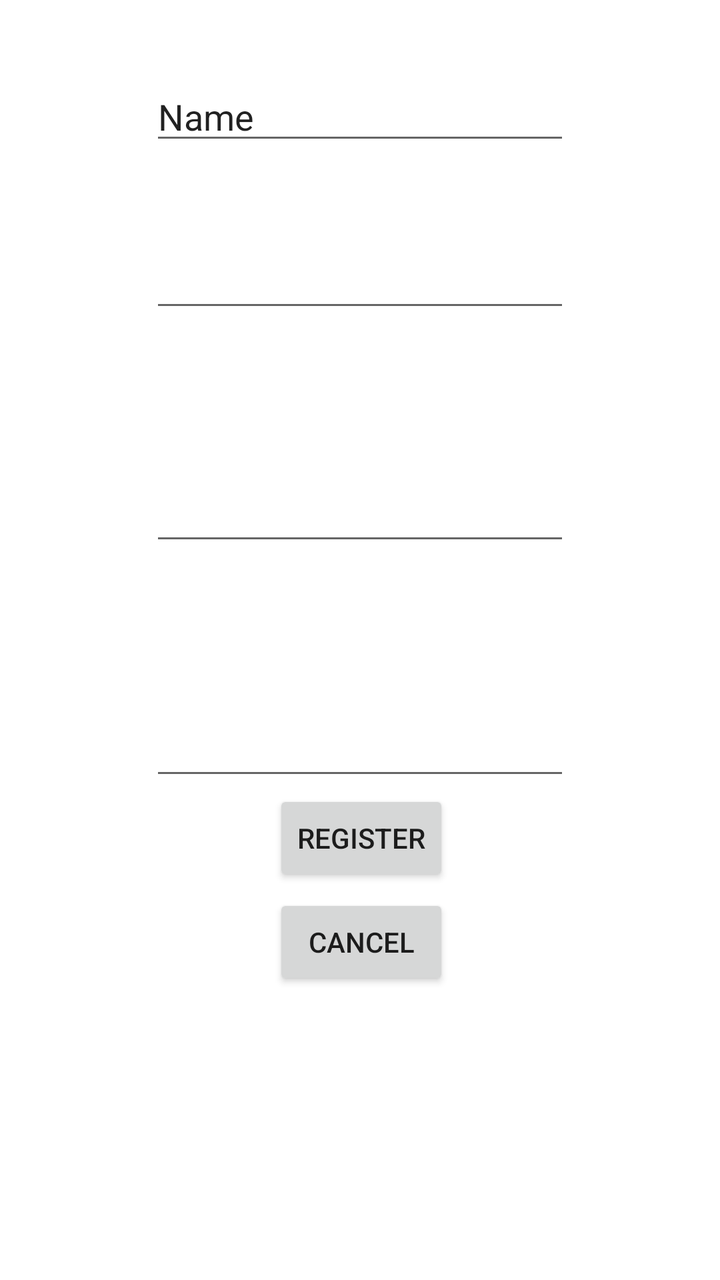
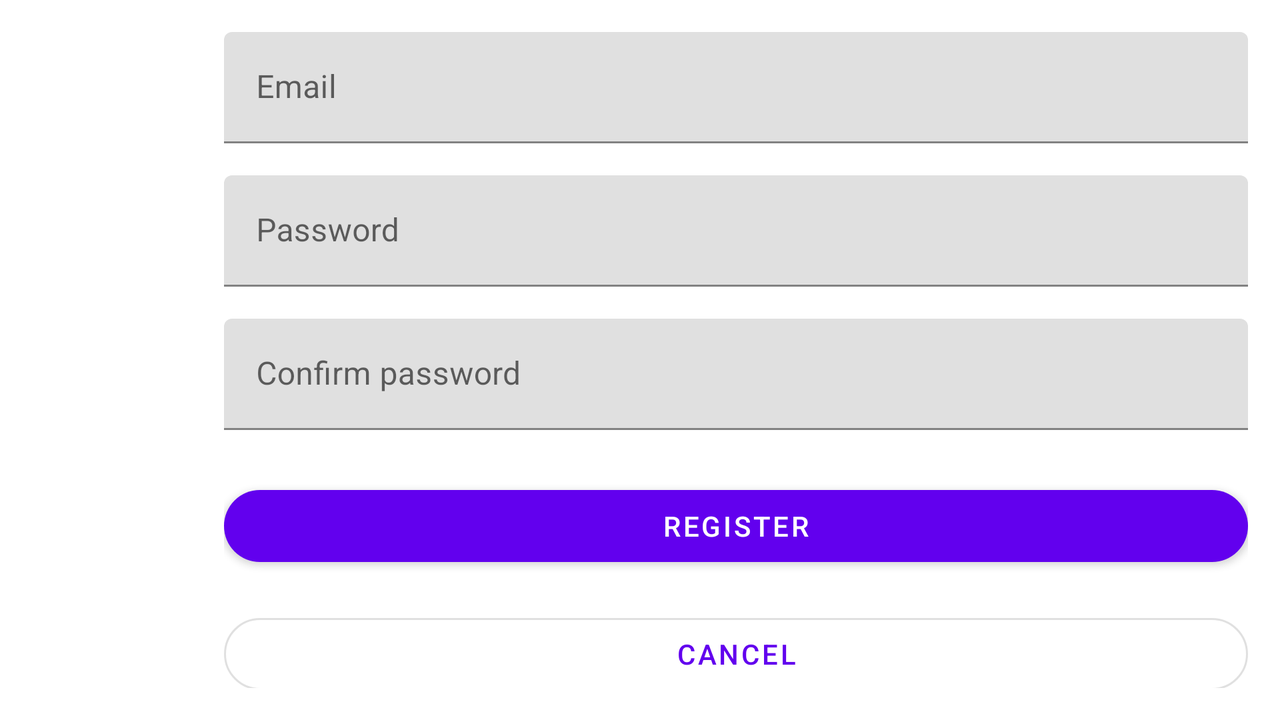

The same Android screen from two of the app's own layout files: first res/layout/ as a phone draws it, then the author's variant for another configuration, drawn on a device whose configuration selects that folder. Both files follow.
<!-- AndroidManifest.xml: application theme Theme.Bloodpressure -->
<!-- res/layout/activity_register.xml -->
<?xml version="1.0" encoding="utf-8"?>
<androidx.constraintlayout.widget.ConstraintLayout xmlns:android="http://schemas.android.com/apk/res/android"
    xmlns:app="http://schemas.android.com/apk/res-auto"
    xmlns:tools="http://schemas.android.com/tools"
    android:id="@+id/main"
    android:layout_width="match_parent"
    android:layout_height="match_parent"
    tools:context=".RegisterActivity">

    <androidx.constraintlayout.widget.ConstraintLayout
        android:id="@+id/constraintLayout"
        android:layout_width="409dp"
        android:layout_height="459dp"
        android:layout_marginTop="36dp"
        app:layout_constraintEnd_toEndOf="parent"
        app:layout_constraintStart_toStartOf="parent"
        app:layout_constraintTop_toTopOf="parent">

        <EditText
            android:id="@+id/confirmPassword"
            android:layout_width="wrap_content"
            android:layout_height="wrap_content"
            android:ems="10"
            android:inputType="textPassword"
            app:layout_constraintBottom_toTopOf="@+id/buttonRegister"
            app:layout_constraintEnd_toEndOf="parent"
            app:layout_constraintHorizontal_bias="0.497"
            app:layout_constraintStart_toStartOf="parent" />

        <EditText
            android:id="@+id/passwordEditText"
            android:layout_width="wrap_content"
            android:layout_height="wrap_content"
            android:layout_marginBottom="76dp"
            android:ems="10"
            android:inputType="textPassword"
            app:layout_constraintBottom_toTopOf="@+id/confirmPassword"
            app:layout_constraintEnd_toEndOf="parent"
            app:layout_constraintHorizontal_bias="0.497"
            app:layout_constraintStart_toStartOf="parent" />

        <EditText
            android:id="@+id/emailEditText"
            android:layout_width="wrap_content"
            android:layout_height="wrap_content"
            android:layout_marginTop="16dp"
            android:ems="10"
            android:inputType="textEmailAddress"
            app:layout_constraintBottom_toTopOf="@+id/passwordEditText"
            app:layout_constraintEnd_toEndOf="parent"
            app:layout_constraintHorizontal_bias="0.497"
            app:layout_constraintStart_toStartOf="parent"
            app:layout_constraintTop_toBottomOf="@+id/usernameEditText"
            app:layout_constraintVertical_bias="0.259" />

        <EditText
            android:id="@+id/usernameEditText"
            android:layout_width="wrap_content"
            android:layout_height="wrap_content"
            android:ems="10"
            android:inputType="text"
            android:text="@string/name"
            app:layout_constraintEnd_toEndOf="parent"
            app:layout_constraintHorizontal_bias="0.497"
            app:layout_constraintStart_toStartOf="parent"
            app:layout_constraintTop_toTopOf="parent" />

        <Button
            android:id="@+id/buttonRegister"
            android:layout_width="wrap_content"
            android:layout_height="wrap_content"
            android:layout_marginBottom="4dp"
            android:onClick="register"
            android:text="@string/register"
            app:layout_constraintBottom_toTopOf="@+id/buttonCancel"
            app:layout_constraintEnd_toEndOf="parent"
            app:layout_constraintStart_toStartOf="parent" />

        <Button
            android:id="@+id/buttonCancel"
            android:layout_width="wrap_content"
            android:layout_height="wrap_content"
            android:onClick="cancel"
            android:text="@string/cancel"
            app:layout_constraintBottom_toBottomOf="parent"
            app:layout_constraintEnd_toEndOf="parent"
            app:layout_constraintStart_toStartOf="parent" />

    </androidx.constraintlayout.widget.ConstraintLayout>

</androidx.constraintlayout.widget.ConstraintLayout>
<!-- resources referenced by this layout -->
<resources>
  <string name="cancel">Cancel</string>
  <string name="name">Name</string>
  <string name="register">Register</string>
  <style name="Theme.Bloodpressure" parent="Theme.MaterialComponents.DayNight.DarkActionBar">
          
          <item name="colorPrimary">@color/purple_500</item>
          <item name="colorPrimaryVariant">@color/purple_700</item>
          <item name="colorOnPrimary">@color/white</item>
          
          <item name="colorSecondary">@color/teal_200</item>
          <item name="colorSecondaryVariant">@color/teal_700</item>
          <item name="colorOnSecondary">@color/black</item>
          
          <item name="android:statusBarColor">?attr/colorPrimaryVariant</item>
          
      </style>
</resources>
<!-- res/layout-land/activity_register.xml (the author's variant of the layout above) -->
<!-- drawn on the phone turned sideways -->
<?xml version="1.0" encoding="utf-8"?>
<androidx.constraintlayout.widget.ConstraintLayout xmlns:android="http://schemas.android.com/apk/res/android"
    xmlns:app="http://schemas.android.com/apk/res-auto"
    xmlns:tools="http://schemas.android.com/tools"
    android:id="@+id/main"
    android:layout_width="match_parent"
    android:layout_height="match_parent"
    android:padding="16dp"
    tools:context=".RegisterActivity">

    
    <ImageView
        android:id="@+id/logoImage"
        android:layout_width="96dp"
        android:layout_height="96dp"
        android:src="@drawable/bp_logo"
        android:contentDescription="@string/app_name"
        app:layout_constraintTop_toTopOf="parent"
        app:layout_constraintBottom_toBottomOf="parent"
        app:layout_constraintStart_toStartOf="parent"
        android:layout_marginEnd="16dp" />

    
    <androidx.core.widget.NestedScrollView
        android:id="@+id/formScroll"
        android:layout_width="0dp"
        android:layout_height="0dp"
        android:fillViewport="true"
        app:layout_constraintTop_toTopOf="parent"
        app:layout_constraintBottom_toBottomOf="parent"
        app:layout_constraintStart_toEndOf="@id/logoImage"
        app:layout_constraintEnd_toEndOf="parent">

        <androidx.constraintlayout.widget.ConstraintLayout
            android:layout_width="match_parent"
            android:layout_height="wrap_content">

            
            <com.google.android.material.textfield.TextInputLayout
                android:id="@+id/emailLayout"
                android:layout_width="0dp"
                android:layout_height="wrap_content"
                android:hint="@string/email"
                app:layout_constraintTop_toTopOf="parent"
                app:layout_constraintStart_toStartOf="parent"
                app:layout_constraintEnd_toEndOf="parent">

                <com.google.android.material.textfield.TextInputEditText
                    android:id="@+id/emailEditText"
                    android:layout_width="match_parent"
                    android:layout_height="wrap_content"
                    android:inputType="textEmailAddress" />
            </com.google.android.material.textfield.TextInputLayout>

            
            <com.google.android.material.textfield.TextInputLayout
                android:id="@+id/passwordLayout"
                android:layout_width="0dp"
                android:layout_height="wrap_content"
                android:hint="@string/password"
                app:layout_constraintTop_toBottomOf="@id/emailLayout"
                app:layout_constraintStart_toStartOf="parent"
                app:layout_constraintEnd_toEndOf="parent"
                android:layout_marginTop="16dp">

                <com.google.android.material.textfield.TextInputEditText
                    android:id="@+id/passwordEditText"
                    android:layout_width="match_parent"
                    android:layout_height="wrap_content"
                    android:inputType="textPassword" />
            </com.google.android.material.textfield.TextInputLayout>

            
            <com.google.android.material.textfield.TextInputLayout
                android:id="@+id/confirmPasswordLayout"
                android:layout_width="0dp"
                android:layout_height="wrap_content"
                android:hint="@string/confirm_password"
                app:layout_constraintTop_toBottomOf="@id/passwordLayout"
                app:layout_constraintStart_toStartOf="parent"
                app:layout_constraintEnd_toEndOf="parent"
                android:layout_marginTop="16dp">

                <com.google.android.material.textfield.TextInputEditText
                    android:id="@+id/confirmPassword"
                    android:layout_width="match_parent"
                    android:layout_height="wrap_content"
                    android:inputType="textPassword" />
            </com.google.android.material.textfield.TextInputLayout>

            
            <com.google.android.material.button.MaterialButton
                android:id="@+id/buttonRegister"
                android:layout_width="0dp"
                android:layout_height="48dp"
                android:text="@string/register"
                android:onClick="register"
                style="@style/Widget.MaterialComponents.Button"
                app:cornerRadius="24dp"
                app:layout_constraintTop_toBottomOf="@id/confirmPasswordLayout"
                app:layout_constraintStart_toStartOf="parent"
                app:layout_constraintEnd_toEndOf="parent"
                android:layout_marginTop="24dp" />

            
            <com.google.android.material.button.MaterialButton
                android:id="@+id/buttonCancel"
                android:layout_width="0dp"
                android:layout_height="48dp"
                android:text="@string/cancel"
                android:onClick="cancel"
                style="@style/Widget.MaterialComponents.Button.OutlinedButton"
                app:cornerRadius="24dp"
                app:layout_constraintTop_toBottomOf="@id/buttonRegister"
                app:layout_constraintStart_toStartOf="parent"
                app:layout_constraintEnd_toEndOf="parent"
                android:layout_marginTop="16dp"
                app:layout_constraintBottom_toBottomOf="parent" />

        </androidx.constraintlayout.widget.ConstraintLayout>
    </androidx.core.widget.NestedScrollView>

</androidx.constraintlayout.widget.ConstraintLayout>
<!-- resources referenced by the variant -->
<!-- as the phone turned sideways resolves them -->
<resources>
  <string name="app_name">blood-pressure</string>
  <string name="cancel">Cancel</string>
  <string name="confirm_password">Confirm password</string>
  <string name="email">Email</string>
  <string name="password">Password</string>
  <string name="register">Register</string>
  <style name="Theme.Bloodpressure" parent="Theme.MaterialComponents.DayNight.DarkActionBar">
          
          <item name="colorPrimary">@color/purple_500</item>
          <item name="colorPrimaryVariant">@color/purple_700</item>
          <item name="colorOnPrimary">@color/white</item>
          
          <item name="colorSecondary">@color/teal_200</item>
          <item name="colorSecondaryVariant">@color/teal_700</item>
          <item name="colorOnSecondary">@color/black</item>
          
          <item name="android:statusBarColor">?attr/colorPrimaryVariant</item>
          
      </style>
</resources>
